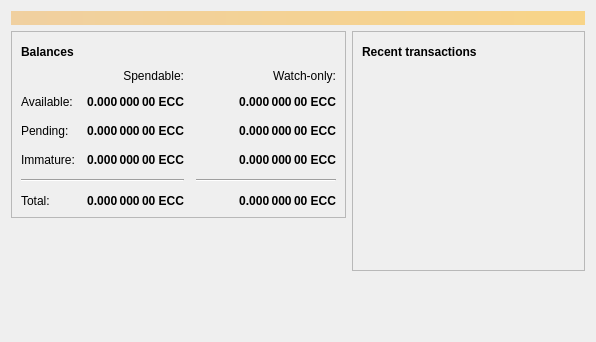
<?xml version="1.0" encoding="UTF-8"?>
<ui version="4.0">
 <class>OverviewPage</class>
 <widget class="QWidget" name="OverviewPage">
  <property name="geometry">
   <rect>
    <x>0</x>
    <y>0</y>
    <width>596</width>
    <height>342</height>
   </rect>
  </property>
  <property name="windowTitle">
   <string>Form</string>
  </property>
  <layout class="QVBoxLayout" name="topLayout">
   <item>
    <widget class="QLabel" name="labelAlerts">
     <property name="visible">
      <bool>false</bool>
     </property>
     <property name="styleSheet">
      <string notr="true">QLabel { background-color: qlineargradient(x1: 0, y1: 0, x2: 1, y2: 0, stop:0 #F0D0A0, stop:1 #F8D488); color:#000000; }</string>
     </property>
     <property name="wordWrap">
      <bool>true</bool>
     </property>
     <property name="margin">
      <number>3</number>
     </property>
     <property name="textInteractionFlags">
      <set>Qt::TextSelectableByMouse</set>
     </property>
    </widget>
   </item>
   <item>
    <layout class="QHBoxLayout" name="horizontalLayout" stretch="1,1">
     <item>
      <layout class="QVBoxLayout" name="verticalLayout_2">
       <item>
        <widget class="QFrame" name="frame">
         <property name="frameShape">
          <enum>QFrame::StyledPanel</enum>
         </property>
         <property name="frameShadow">
          <enum>QFrame::Raised</enum>
         </property>
         <layout class="QVBoxLayout" name="verticalLayout_4">
          <item>
           <layout class="QHBoxLayout" name="horizontalLayout_4">
            <item>
             <widget class="QLabel" name="label_5">
              <property name="font">
               <font>
                <weight>75</weight>
                <bold>true</bold>
               </font>
              </property>
              <property name="text">
               <string>Balances</string>
              </property>
             </widget>
            </item>
            <item>
             <widget class="QPushButton" name="labelWalletStatus">
              <property name="enabled">
               <bool>true</bool>
              </property>
              <property name="maximumSize">
               <size>
                <width>30</width>
                <height>16777215</height>
               </size>
              </property>
              <property name="toolTip">
               <string>The displayed information may be out of date. Your wallet automatically synchronizes with the Ecommercecoin network after a connection is established, but this process has not completed yet.</string>
              </property>
              <property name="text">
               <string/>
              </property>
              <property name="icon">
               <iconset resource="../ecommercecoin.qrc">
                <normaloff>:/icons/warning</normaloff>
                <disabledoff>:/icons/warning</disabledoff>:/icons/warning</iconset>
              </property>
              <property name="iconSize">
               <size>
                <width>24</width>
                <height>24</height>
               </size>
              </property>
              <property name="flat">
               <bool>true</bool>
              </property>
             </widget>
            </item>
            <item>
             <spacer name="horizontalSpacer_3">
              <property name="orientation">
               <enum>Qt::Horizontal</enum>
              </property>
              <property name="sizeHint" stdset="0">
               <size>
                <width>40</width>
                <height>20</height>
               </size>
              </property>
             </spacer>
            </item>
           </layout>
          </item>
          <item>
           <layout class="QGridLayout" name="gridLayout">
            <property name="spacing">
             <number>12</number>
            </property>
            <item row="2" column="2">
             <widget class="QLabel" name="labelWatchPending">
              <property name="font">
               <font>
                <weight>75</weight>
                <bold>true</bold>
               </font>
              </property>
              <property name="cursor">
               <cursorShape>IBeamCursor</cursorShape>
              </property>
              <property name="toolTip">
               <string>Unconfirmed transactions to watch-only addresses</string>
              </property>
              <property name="text">
               <string notr="true">0.000 000 00 ECC</string>
              </property>
              <property name="alignment">
               <set>Qt::AlignRight|Qt::AlignTrailing|Qt::AlignVCenter</set>
              </property>
              <property name="textInteractionFlags">
               <set>Qt::LinksAccessibleByMouse|Qt::TextSelectableByKeyboard|Qt::TextSelectableByMouse</set>
              </property>
             </widget>
            </item>
            <item row="2" column="1">
             <widget class="QLabel" name="labelUnconfirmed">
              <property name="font">
               <font>
                <weight>75</weight>
                <bold>true</bold>
               </font>
              </property>
              <property name="cursor">
               <cursorShape>IBeamCursor</cursorShape>
              </property>
              <property name="toolTip">
               <string>Total of transactions that have yet to be confirmed, and do not yet count toward the spendable balance</string>
              </property>
              <property name="text">
               <string notr="true">0.000 000 00 ECC</string>
              </property>
              <property name="alignment">
               <set>Qt::AlignRight|Qt::AlignTrailing|Qt::AlignVCenter</set>
              </property>
              <property name="textInteractionFlags">
               <set>Qt::LinksAccessibleByMouse|Qt::TextSelectableByKeyboard|Qt::TextSelectableByMouse</set>
              </property>
             </widget>
            </item>
            <item row="3" column="2">
             <widget class="QLabel" name="labelWatchImmature">
              <property name="font">
               <font>
                <weight>75</weight>
                <bold>true</bold>
               </font>
              </property>
              <property name="cursor">
               <cursorShape>IBeamCursor</cursorShape>
              </property>
              <property name="toolTip">
               <string>Mined balance in watch-only addresses that has not yet matured</string>
              </property>
              <property name="text">
               <string notr="true">0.000 000 00 ECC</string>
              </property>
              <property name="alignment">
               <set>Qt::AlignRight|Qt::AlignTrailing|Qt::AlignVCenter</set>
              </property>
              <property name="textInteractionFlags">
               <set>Qt::LinksAccessibleByMouse|Qt::TextSelectableByKeyboard|Qt::TextSelectableByMouse</set>
              </property>
             </widget>
            </item>
            <item row="4" column="0" colspan="2">
             <widget class="Line" name="line">
              <property name="orientation">
               <enum>Qt::Horizontal</enum>
              </property>
             </widget>
            </item>
            <item row="4" column="2">
             <widget class="Line" name="lineWatchBalance">
              <property name="sizePolicy">
               <sizepolicy hsizetype="Preferred" vsizetype="Fixed">
                <horstretch>0</horstretch>
                <verstretch>0</verstretch>
               </sizepolicy>
              </property>
              <property name="minimumSize">
               <size>
                <width>140</width>
                <height>0</height>
               </size>
              </property>
              <property name="orientation">
               <enum>Qt::Horizontal</enum>
              </property>
             </widget>
            </item>
            <item row="5" column="0">
             <widget class="QLabel" name="labelTotalText">
              <property name="text">
               <string>Total:</string>
              </property>
             </widget>
            </item>
            <item row="3" column="1">
             <widget class="QLabel" name="labelImmature">
              <property name="font">
               <font>
                <weight>75</weight>
                <bold>true</bold>
               </font>
              </property>
              <property name="cursor">
               <cursorShape>IBeamCursor</cursorShape>
              </property>
              <property name="toolTip">
               <string>Mined balance that has not yet matured</string>
              </property>
              <property name="text">
               <string notr="true">0.000 000 00 ECC</string>
              </property>
              <property name="alignment">
               <set>Qt::AlignRight|Qt::AlignTrailing|Qt::AlignVCenter</set>
              </property>
              <property name="textInteractionFlags">
               <set>Qt::LinksAccessibleByMouse|Qt::TextSelectableByKeyboard|Qt::TextSelectableByMouse</set>
              </property>
             </widget>
            </item>
            <item row="2" column="3">
             <spacer name="horizontalSpacer_2">
              <property name="orientation">
               <enum>Qt::Horizontal</enum>
              </property>
              <property name="sizeHint" stdset="0">
               <size>
                <width>40</width>
                <height>20</height>
               </size>
              </property>
             </spacer>
            </item>
            <item row="3" column="0">
             <widget class="QLabel" name="labelImmatureText">
              <property name="text">
               <string>Immature:</string>
              </property>
             </widget>
            </item>
            <item row="5" column="1">
             <widget class="QLabel" name="labelTotal">
              <property name="font">
               <font>
                <weight>75</weight>
                <bold>true</bold>
               </font>
              </property>
              <property name="cursor">
               <cursorShape>IBeamCursor</cursorShape>
              </property>
              <property name="toolTip">
               <string>Your current total balance</string>
              </property>
              <property name="text">
               <string notr="true">0.000 000 00 ECC</string>
              </property>
              <property name="alignment">
               <set>Qt::AlignRight|Qt::AlignTrailing|Qt::AlignVCenter</set>
              </property>
              <property name="textInteractionFlags">
               <set>Qt::LinksAccessibleByMouse|Qt::TextSelectableByKeyboard|Qt::TextSelectableByMouse</set>
              </property>
             </widget>
            </item>
            <item row="5" column="2">
             <widget class="QLabel" name="labelWatchTotal">
              <property name="font">
               <font>
                <weight>75</weight>
                <bold>true</bold>
               </font>
              </property>
              <property name="cursor">
               <cursorShape>IBeamCursor</cursorShape>
              </property>
              <property name="toolTip">
               <string>Current total balance in watch-only addresses</string>
              </property>
              <property name="text">
               <string notr="true">0.000 000 00 ECC</string>
              </property>
              <property name="alignment">
               <set>Qt::AlignRight|Qt::AlignTrailing|Qt::AlignVCenter</set>
              </property>
              <property name="textInteractionFlags">
               <set>Qt::LinksAccessibleByMouse|Qt::TextSelectableByKeyboard|Qt::TextSelectableByMouse</set>
              </property>
             </widget>
            </item>
            <item row="0" column="2">
             <widget class="QLabel" name="labelWatchonly">
              <property name="text">
               <string>Watch-only:</string>
              </property>
              <property name="alignment">
               <set>Qt::AlignRight|Qt::AlignTrailing|Qt::AlignVCenter</set>
              </property>
             </widget>
            </item>
            <item row="1" column="0">
             <widget class="QLabel" name="labelBalanceText">
              <property name="text">
               <string>Available:</string>
              </property>
             </widget>
            </item>
            <item row="1" column="1">
             <widget class="QLabel" name="labelBalance">
              <property name="font">
               <font>
                <weight>75</weight>
                <bold>true</bold>
               </font>
              </property>
              <property name="cursor">
               <cursorShape>IBeamCursor</cursorShape>
              </property>
              <property name="toolTip">
               <string>Your current spendable balance</string>
              </property>
              <property name="text">
               <string notr="true">0.000 000 00 ECC</string>
              </property>
              <property name="alignment">
               <set>Qt::AlignRight|Qt::AlignTrailing|Qt::AlignVCenter</set>
              </property>
              <property name="textInteractionFlags">
               <set>Qt::LinksAccessibleByMouse|Qt::TextSelectableByKeyboard|Qt::TextSelectableByMouse</set>
              </property>
             </widget>
            </item>
            <item row="1" column="2">
             <widget class="QLabel" name="labelWatchAvailable">
              <property name="font">
               <font>
                <weight>75</weight>
                <bold>true</bold>
               </font>
              </property>
              <property name="cursor">
               <cursorShape>IBeamCursor</cursorShape>
              </property>
              <property name="toolTip">
               <string>Your current balance in watch-only addresses</string>
              </property>
              <property name="text">
               <string notr="true">0.000 000 00 ECC</string>
              </property>
              <property name="alignment">
               <set>Qt::AlignRight|Qt::AlignTrailing|Qt::AlignVCenter</set>
              </property>
              <property name="textInteractionFlags">
               <set>Qt::LinksAccessibleByMouse|Qt::TextSelectableByKeyboard|Qt::TextSelectableByMouse</set>
              </property>
             </widget>
            </item>
            <item row="2" column="0">
             <widget class="QLabel" name="labelPendingText">
              <property name="text">
               <string>Pending:</string>
              </property>
             </widget>
            </item>
            <item row="0" column="1">
             <widget class="QLabel" name="labelSpendable">
              <property name="text">
               <string>Spendable:</string>
              </property>
              <property name="alignment">
               <set>Qt::AlignRight|Qt::AlignTrailing|Qt::AlignVCenter</set>
              </property>
             </widget>
            </item>
           </layout>
          </item>
         </layout>
        </widget>
       </item>
       <item>
        <spacer name="verticalSpacer">
         <property name="orientation">
          <enum>Qt::Vertical</enum>
         </property>
         <property name="sizeHint" stdset="0">
          <size>
           <width>20</width>
           <height>40</height>
          </size>
         </property>
        </spacer>
       </item>
      </layout>
     </item>
     <item>
      <layout class="QVBoxLayout" name="verticalLayout_3">
       <item>
        <widget class="QFrame" name="frame_2">
         <property name="frameShape">
          <enum>QFrame::StyledPanel</enum>
         </property>
         <property name="frameShadow">
          <enum>QFrame::Raised</enum>
         </property>
         <layout class="QVBoxLayout" name="verticalLayout">
          <item>
           <layout class="QHBoxLayout" name="horizontalLayout_2">
            <item>
             <widget class="QLabel" name="label_4">
              <property name="font">
               <font>
                <weight>75</weight>
                <bold>true</bold>
               </font>
              </property>
              <property name="text">
               <string>Recent transactions</string>
              </property>
             </widget>
            </item>
            <item>
             <widget class="QPushButton" name="labelTransactionsStatus">
              <property name="enabled">
               <bool>true</bool>
              </property>
              <property name="maximumSize">
               <size>
                <width>30</width>
                <height>16777215</height>
               </size>
              </property>
              <property name="toolTip">
               <string>The displayed information may be out of date. Your wallet automatically synchronizes with the Ecommercecoin network after a connection is established, but this process has not completed yet.</string>
              </property>
              <property name="text">
               <string/>
              </property>
              <property name="icon">
               <iconset resource="../ecommercecoin.qrc">
                <normaloff>:/icons/warning</normaloff>
                <disabledoff>:/icons/warning</disabledoff>:/icons/warning</iconset>
              </property>
              <property name="iconSize">
               <size>
                <width>24</width>
                <height>24</height>
               </size>
              </property>
              <property name="flat">
               <bool>true</bool>
              </property>
             </widget>
            </item>
            <item>
             <spacer name="horizontalSpacer">
              <property name="orientation">
               <enum>Qt::Horizontal</enum>
              </property>
              <property name="sizeHint" stdset="0">
               <size>
                <width>40</width>
                <height>20</height>
               </size>
              </property>
             </spacer>
            </item>
           </layout>
          </item>
          <item>
           <widget class="QListView" name="listTransactions">
            <property name="styleSheet">
             <string notr="true">QListView { background: transparent; }</string>
            </property>
            <property name="frameShape">
             <enum>QFrame::NoFrame</enum>
            </property>
            <property name="verticalScrollBarPolicy">
             <enum>Qt::ScrollBarAlwaysOff</enum>
            </property>
            <property name="horizontalScrollBarPolicy">
             <enum>Qt::ScrollBarAlwaysOff</enum>
            </property>
            <property name="selectionMode">
             <enum>QAbstractItemView::NoSelection</enum>
            </property>
           </widget>
          </item>
         </layout>
        </widget>
       </item>
       <item>
        <spacer name="verticalSpacer_2">
         <property name="orientation">
          <enum>Qt::Vertical</enum>
         </property>
         <property name="sizeHint" stdset="0">
          <size>
           <width>20</width>
           <height>40</height>
          </size>
         </property>
        </spacer>
       </item>
      </layout>
     </item>
    </layout>
   </item>
  </layout>
 </widget>
 <resources/>
 <connections/>
</ui>
